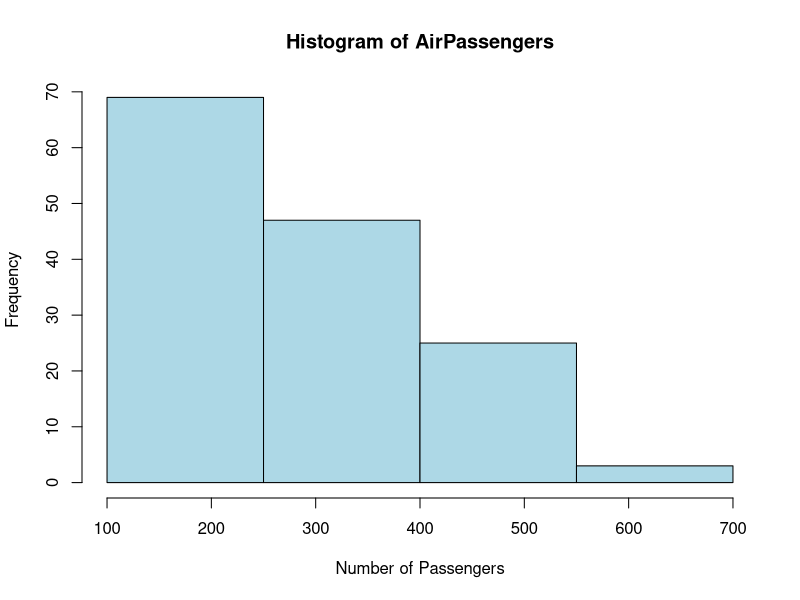

Source code (R):
data("AirPassengers")
passengers <- as.numeric(AirPassengers)
breaks <- seq(100, 700, by=150)
hist(passengers, breaks=breaks, main="Histogram of AirPassengers", xlab="Number of Passengers", col="lightblue", border="black", xlim=c(100, 700))
